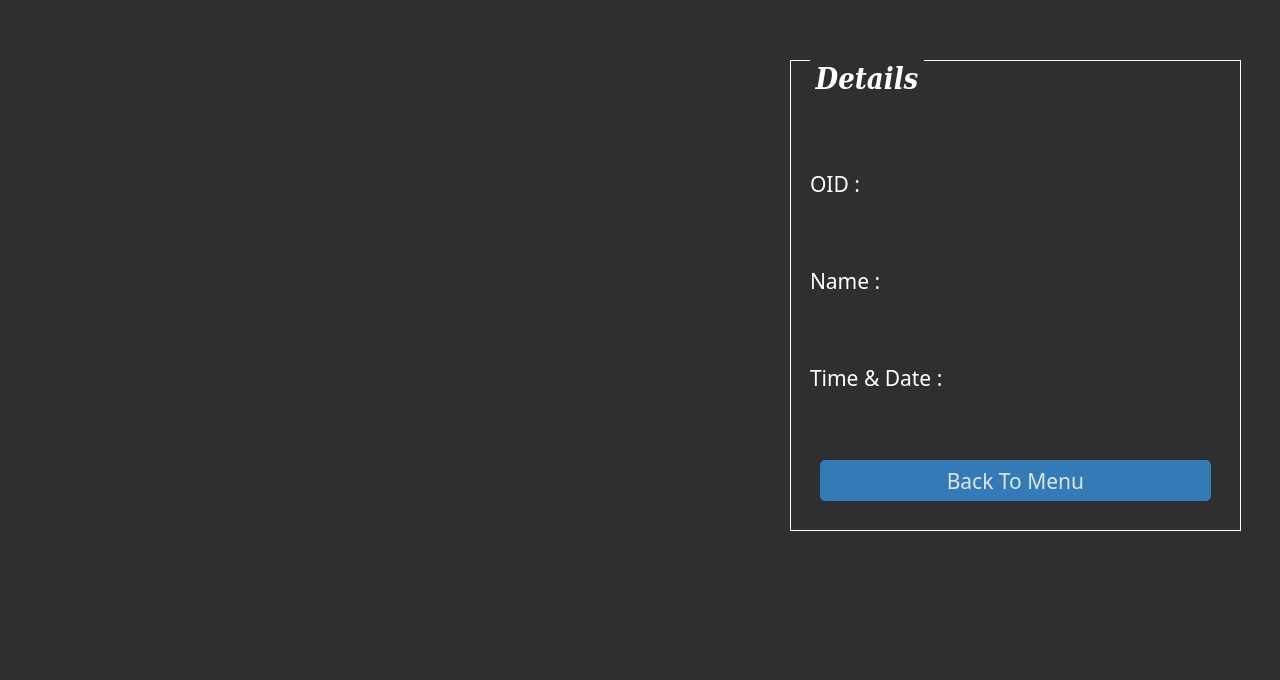
<?xml version="1.0" encoding="UTF-8"?>
<ui version="4.0">
 <class>mainDialog</class>
 <widget class="QDialog" name="mainDialog">
  <property name="enabled">
   <bool>true</bool>
  </property>
  <property name="geometry">
   <rect>
    <x>0</x>
    <y>0</y>
    <width>1280</width>
    <height>680</height>
   </rect>
  </property>
  <property name="minimumSize">
   <size>
    <width>0</width>
    <height>0</height>
   </size>
  </property>
  <property name="maximumSize">
   <size>
    <width>1280</width>
    <height>720</height>
   </size>
  </property>
  <property name="windowTitle">
   <string>Face Recognition System</string>
  </property>
  <widget class="QGroupBox" name="groupBox">
   <property name="geometry">
    <rect>
     <x>790</x>
     <y>60</y>
     <width>451</width>
     <height>471</height>
    </rect>
   </property>
   <property name="font">
    <font>
     <family>DejaVu Serif Condensed</family>
     <pointsize>22</pointsize>
     <weight>75</weight>
     <italic>true</italic>
     <bold>true</bold>
    </font>
   </property>
   <property name="styleSheet">
    <string notr="true">QGroupBox{
/* font: 63 16pt &quot;Segoe UI Semibold&quot;; */
color: rgb(255, 255, 255);
border-width: 1px;
border-style: solid;
border-color: rgb(255,255,255);
margin-top: 2.5ex
}

QGroupBox::title{
color: rgb(255, 255, 255);
subcontrol-origin: margin;
subcontrol-position: top left;
left: 20px;    
margin-left: 0px;
padding: 1px;
position: relative;
}
</string>
   </property>
   <property name="title">
    <string>Details</string>
   </property>
   <widget class="QWidget" name="verticalLayoutWidget">
    <property name="geometry">
     <rect>
      <x>20</x>
      <y>80</y>
      <width>411</width>
      <height>281</height>
     </rect>
    </property>
    <layout class="QVBoxLayout" name="verticalLayout">
     <property name="spacing">
      <number>10</number>
     </property>
     <item>
      <layout class="QHBoxLayout" name="horizontalLayout">
       <item>
        <widget class="QLabel" name="label_1">
         <property name="maximumSize">
          <size>
           <width>155</width>
           <height>16777215</height>
          </size>
         </property>
         <property name="font">
          <font>
           <family>Segoe UI Semibold</family>
           <pointsize>16</pointsize>
           <weight>50</weight>
           <italic>false</italic>
           <bold>false</bold>
          </font>
         </property>
         <property name="styleSheet">
          <string notr="true">color: rgb(255, 255, 255);
/* font: 63 16pt &quot;Segoe UI Semibold&quot;; */</string>
         </property>
         <property name="text">
          <string>OID :</string>
         </property>
        </widget>
       </item>
       <item>
        <widget class="QLabel" name="IDLabel">
         <property name="font">
          <font>
           <family>Segoe UI Semibold</family>
           <pointsize>16</pointsize>
           <weight>50</weight>
           <italic>false</italic>
           <bold>false</bold>
          </font>
         </property>
         <property name="styleSheet">
          <string notr="true">color: rgb(255, 255, 255);
/* font: 63 16pt &quot;Segoe UI Semibold&quot;; */</string>
         </property>
         <property name="text">
          <string/>
         </property>
         <property name="alignment">
          <set>Qt::AlignCenter</set>
         </property>
        </widget>
       </item>
      </layout>
     </item>
     <item>
      <layout class="QHBoxLayout" name="horizontalLayout_6">
       <item>
        <widget class="QLabel" name="label_2">
         <property name="maximumSize">
          <size>
           <width>155</width>
           <height>16777215</height>
          </size>
         </property>
         <property name="font">
          <font>
           <family>Segoe UI Semibold</family>
           <pointsize>16</pointsize>
           <weight>50</weight>
           <italic>false</italic>
           <bold>false</bold>
          </font>
         </property>
         <property name="styleSheet">
          <string notr="true">color: rgb(255, 255, 255);
/* font: 63 16pt &quot;Segoe UI Semibold&quot;; */</string>
         </property>
         <property name="text">
          <string>Name :</string>
         </property>
        </widget>
       </item>
       <item>
        <widget class="QLabel" name="Namelabel">
         <property name="font">
          <font>
           <family>Segoe UI Semibold</family>
           <pointsize>16</pointsize>
           <weight>50</weight>
           <italic>false</italic>
           <bold>false</bold>
          </font>
         </property>
         <property name="styleSheet">
          <string notr="true">color: rgb(255, 255, 255);
/* font: 63 16pt &quot;Segoe UI Semibold&quot;; */</string>
         </property>
         <property name="text">
          <string/>
         </property>
         <property name="alignment">
          <set>Qt::AlignCenter</set>
         </property>
        </widget>
       </item>
      </layout>
     </item>
     <item>
      <layout class="QHBoxLayout" name="horizontalLayout_3">
       <item>
        <widget class="QLabel" name="label_4">
         <property name="maximumSize">
          <size>
           <width>155</width>
           <height>16777215</height>
          </size>
         </property>
         <property name="font">
          <font>
           <family>Segoe UI Semibold</family>
           <pointsize>16</pointsize>
           <weight>50</weight>
           <italic>false</italic>
           <bold>false</bold>
          </font>
         </property>
         <property name="styleSheet">
          <string notr="true">color: rgb(255, 255, 255);
/* font: 63 16pt &quot;Segoe UI Semibold&quot;; */</string>
         </property>
         <property name="text">
          <string>Time &amp; Date :</string>
         </property>
        </widget>
       </item>
       <item>
        <widget class="QLabel" name="Timelabel">
         <property name="font">
          <font>
           <family>Segoe UI Semibold</family>
           <pointsize>16</pointsize>
           <weight>50</weight>
           <italic>false</italic>
           <bold>false</bold>
          </font>
         </property>
         <property name="styleSheet">
          <string notr="true">color: rgb(255, 255, 255);
/* font: 63 16pt &quot;Segoe UI Semibold&quot;; */</string>
         </property>
         <property name="text">
          <string/>
         </property>
         <property name="alignment">
          <set>Qt::AlignCenter</set>
         </property>
        </widget>
       </item>
      </layout>
     </item>
    </layout>
   </widget>
   <widget class="QPushButton" name="exitButton">
    <property name="geometry">
     <rect>
      <x>30</x>
      <y>400</y>
      <width>391</width>
      <height>41</height>
     </rect>
    </property>
    <property name="font">
     <font>
      <family>Segoe UI Semibold</family>
      <pointsize>16</pointsize>
      <weight>50</weight>
      <italic>false</italic>
      <bold>false</bold>
     </font>
    </property>
    <property name="cursor">
     <cursorShape>PointingHandCursor</cursorShape>
    </property>
    <property name="styleSheet">
     <string notr="true">QPushButton#exitButton{
background-color: qlineargradient(spread:pad, x1:0, y1:0.505682, x2:1, y2:0.477, stop:0 rgba(51, 122, 183, 1), stop:1 rgba(51, 122, 183, 1));
color:rgba(255, 255, 255, 210);
border-radius:5px;
/* font: 63 16pt &quot;Segoe UI Semibold&quot;; */
}

QPushButton#exitButton:hover{
background-color: qlineargradient(spread:pad, x1:0, y1:0.505682, x2:1, y2:0.477, stop:0 rgba(150, 123, 111, 219), stop:1 rgba(85, 81, 84, 226));
}

QPushButton#exitButton:pressed{
padding-left:5px;
padding-top:5px;
background-color:rgba(150, 123, 111, 255);
}</string>
    </property>
    <property name="text">
     <string>Back To Menu</string>
    </property>
   </widget>
  </widget>
  <widget class="QLabel" name="messagelabel">
   <property name="geometry">
    <rect>
     <x>20</x>
     <y>570</y>
     <width>1231</width>
     <height>81</height>
    </rect>
   </property>
   <property name="font">
    <font>
     <family>Segoe UI Semibold</family>
     <pointsize>22</pointsize>
     <weight>50</weight>
     <italic>false</italic>
     <bold>false</bold>
    </font>
   </property>
   <property name="styleSheet">
    <string notr="true">color: rgb(255, 255, 255);
/* font: 63 22pt &quot;Segoe UI Semibold&quot;; */</string>
   </property>
   <property name="text">
    <string/>
   </property>
   <property name="alignment">
    <set>Qt::AlignCenter</set>
   </property>
  </widget>
  <widget class="QLabel" name="label">
   <property name="geometry">
    <rect>
     <x>0</x>
     <y>0</y>
     <width>1280</width>
     <height>680</height>
    </rect>
   </property>
   <property name="text">
    <string/>
   </property>
   <property name="pixmap">
    <pixmap>../images/mainBackground.png</pixmap>
   </property>
   <property name="scaledContents">
    <bool>false</bool>
   </property>
  </widget>
  <widget class="QLabel" name="label_5">
   <property name="geometry">
    <rect>
     <x>0</x>
     <y>0</y>
     <width>1280</width>
     <height>680</height>
    </rect>
   </property>
   <property name="styleSheet">
    <string notr="true">background-color: qlineargradient(spread:pad, x1:1, y1:1, x2:1, y2:1, stop:1 rgba(0, 0, 0, 205));</string>
   </property>
   <property name="text">
    <string/>
   </property>
  </widget>
  <widget class="QLabel" name="videolabel">
   <property name="geometry">
    <rect>
     <x>50</x>
     <y>60</y>
     <width>640</width>
     <height>480</height>
    </rect>
   </property>
   <property name="maximumSize">
    <size>
     <width>640</width>
     <height>480</height>
    </size>
   </property>
   <property name="text">
    <string/>
   </property>
  </widget>
  <widget class="QLabel" name="label_clock">
   <property name="geometry">
    <rect>
     <x>50</x>
     <y>140</y>
     <width>640</width>
     <height>81</height>
    </rect>
   </property>
   <property name="styleSheet">
    <string notr="true">color: rgb(255, 255, 255);
font: 75 55pt &quot;Calibri&quot;;</string>
   </property>
   <property name="text">
    <string/>
   </property>
   <property name="alignment">
    <set>Qt::AlignCenter</set>
   </property>
  </widget>
  <widget class="QLabel" name="label_clock_2">
   <property name="geometry">
    <rect>
     <x>50</x>
     <y>210</y>
     <width>640</width>
     <height>51</height>
    </rect>
   </property>
   <property name="styleSheet">
    <string notr="true">color: rgb(255, 255, 255);
font: 75 24pt &quot;Calibri&quot;;</string>
   </property>
   <property name="text">
    <string/>
   </property>
   <property name="alignment">
    <set>Qt::AlignCenter</set>
   </property>
  </widget>
  <zorder>label</zorder>
  <zorder>label_5</zorder>
  <zorder>groupBox</zorder>
  <zorder>messagelabel</zorder>
  <zorder>videolabel</zorder>
  <zorder>label_clock</zorder>
  <zorder>label_clock_2</zorder>
 </widget>
 <resources/>
 <connections/>
</ui>
